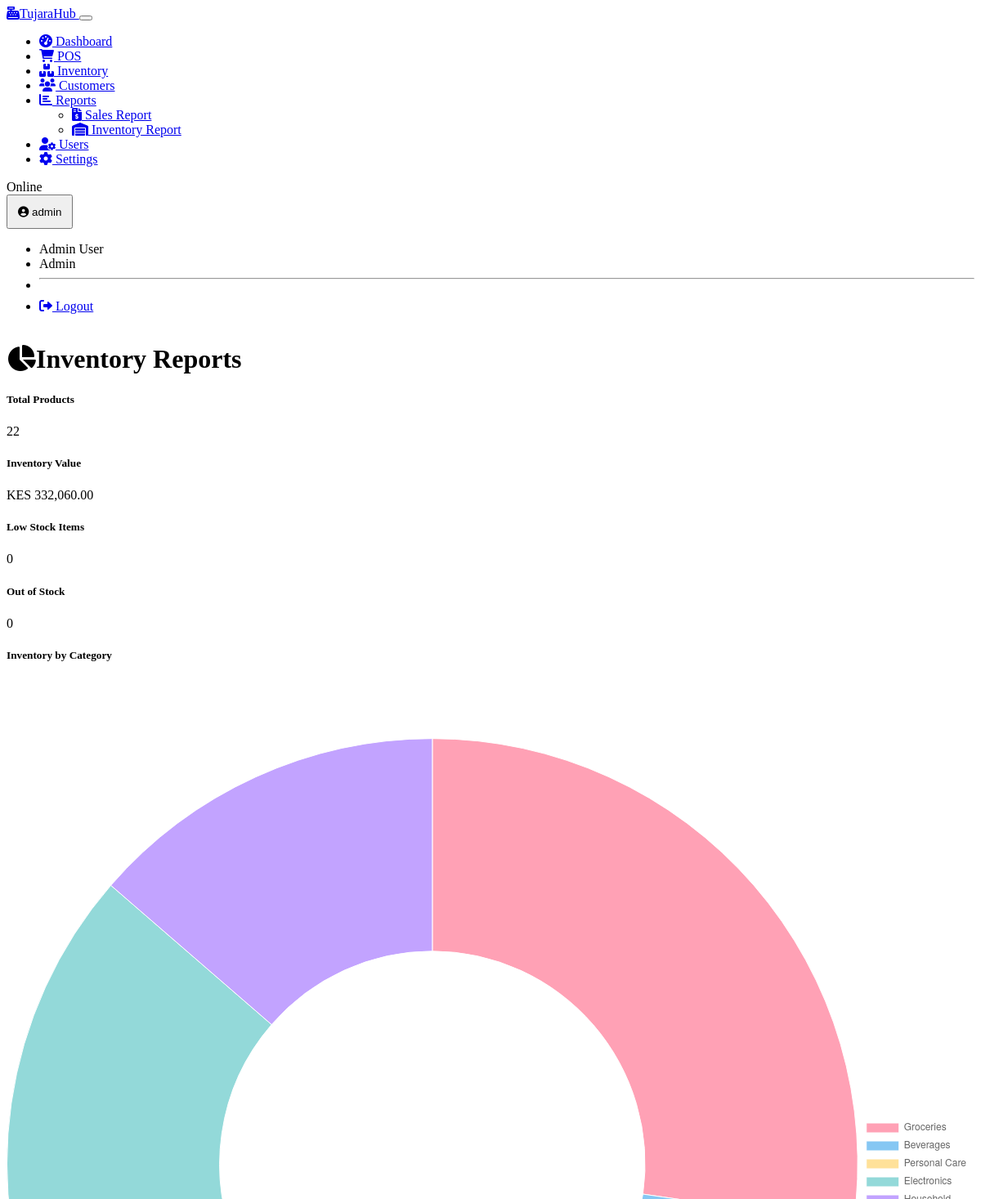
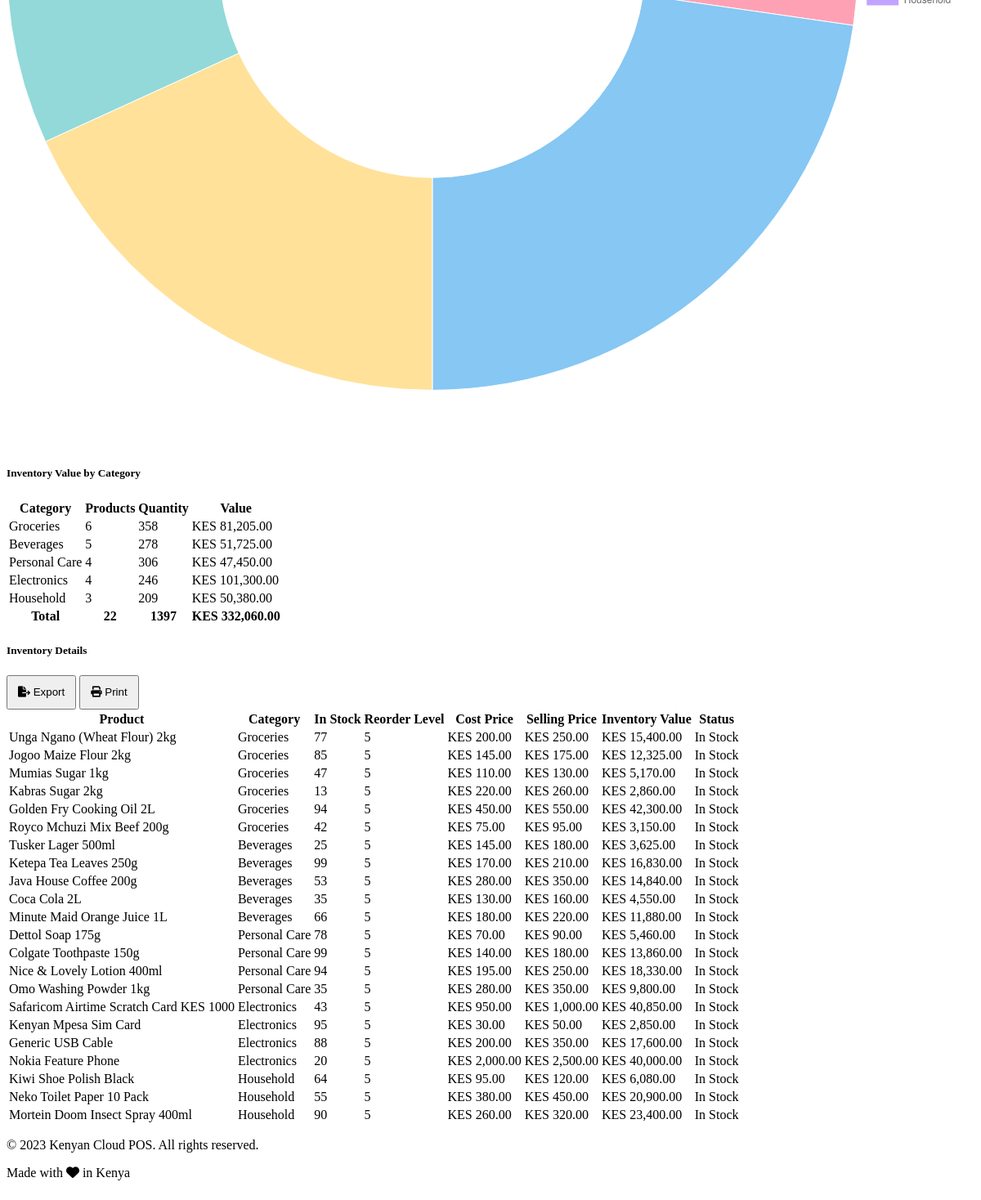
Page /reports/inventory (signed in) on the earlier database version (2 pictures, top to bottom).
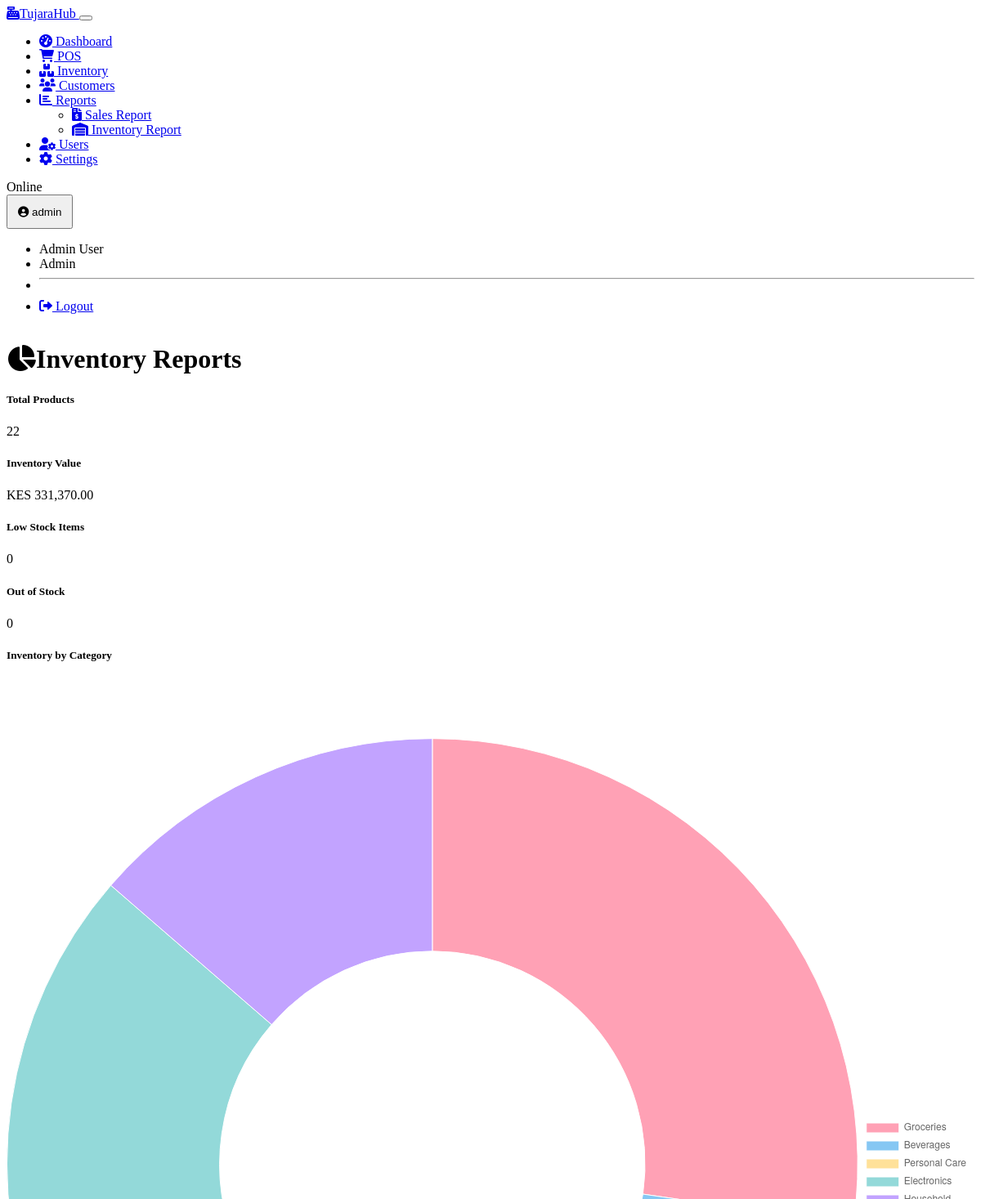
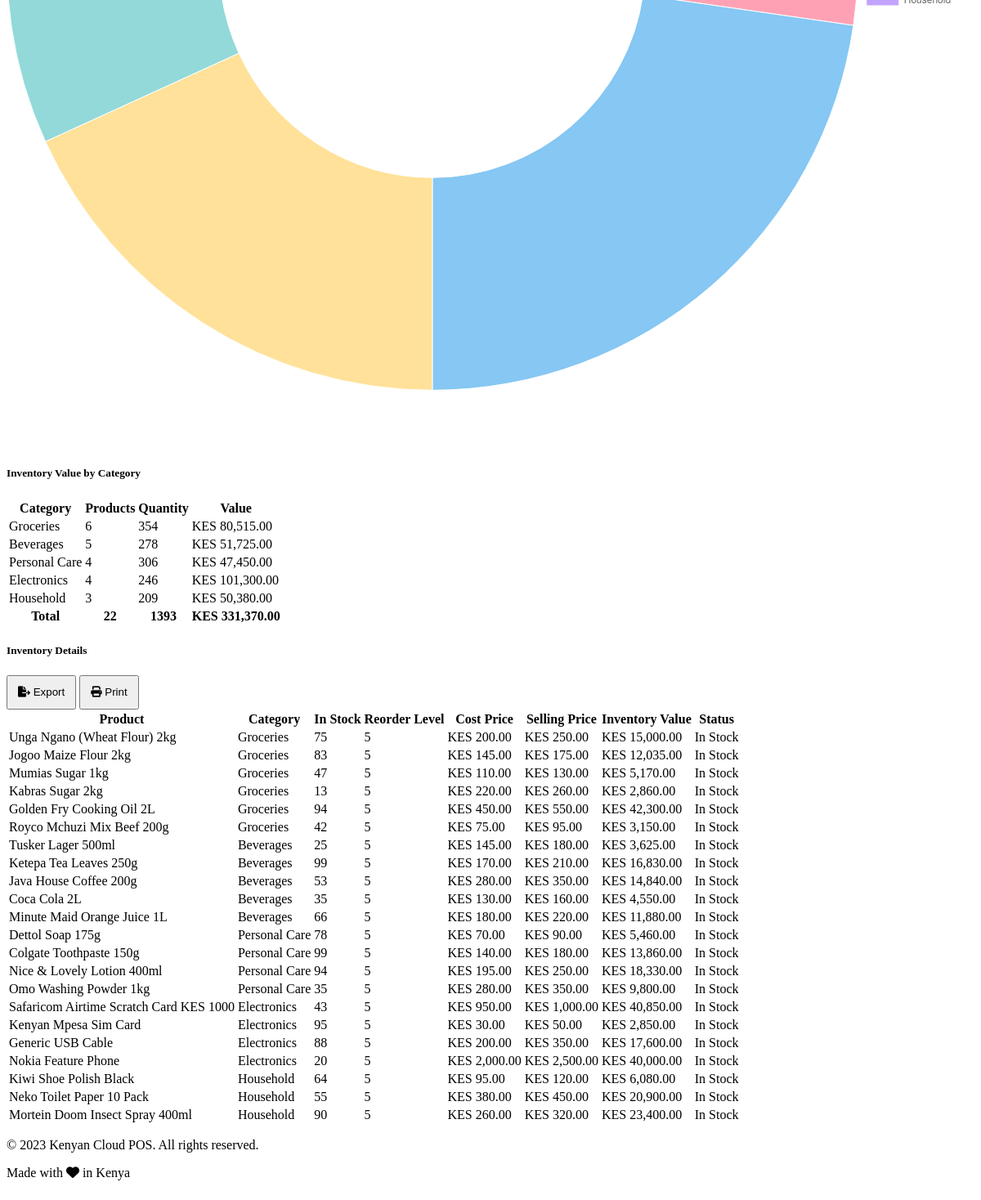
Same page on the later database version (2 pictures, top to bottom).
### models.py (models this page shows, shortened)
class Inventory(db.Model):
    id = db.Column(db.Integer, primary_key=True)
    quantity = db.Column(db.Integer, default=0)
    reorder_level = db.Column(db.Integer, default=5)
    last_restock_date = db.Column(db.DateTime)
    updated_at = db.Column(db.DateTime, default=datetime.utcnow, onupdate=datetime.utcnow)
    product_id = db.Column(db.Integer, db.ForeignKey('product.id'), nullable=False)
    store_id = db.Column(db.Integer, db.ForeignKey('store.id'), nullable=False)
    __table_args__ = (db.UniqueConstraint('product_id', 'store_id', name='_product_store_uc'),)

class Product(db.Model):
    id = db.Column(db.Integer, primary_key=True)
    name = db.Column(db.String(100), nullable=False)
    description = db.Column(db.Text)
    sku = db.Column(db.String(50), unique=True)
    barcode = db.Column(db.String(50), unique=True)
    selling_price = db.Column(db.Float, nullable=False)
    cost_price = db.Column(db.Float, nullable=False)
    tax_rate = db.Column(db.Float, default=0.0)  # VAT rate in percentage
    is_active = db.Column(db.Boolean, default=True)
    created_at = db.Column(db.DateTime, default=datetime.utcnow)
    updated_at = db.Column(db.DateTime, default=datetime.utcnow, onupdate=datetime.utcnow)
    category_id = db.Column(db.Integer, db.ForeignKey('category.id'))
    supplier_id = db.Column(db.Integer, db.ForeignKey('supplier.id'))
    inventory = db.relationship('Inventory', backref='product', lazy=True)
    sale_items = db.relationship('SaleItem', backref='product', lazy=True)

class Category(db.Model):
    id = db.Column(db.Integer, primary_key=True)
    name = db.Column(db.String(100), nullable=False)
    description = db.Column(db.String(255))
    products = db.relationship('Product', backref='category', lazy=True)

### routes.py (the view)
    @app.route('/reports/inventory')
    @login_required
    @not_cashier_required
    def inventory_report():
        store_id = session.get('store_id')
        inventory_items = (
            db.session.query(Product, Inventory, Category)
            .join(Inventory, Product.id == Inventory.product_id)
            .outerjoin(Category, Product.category_id == Category.id)
            .filter(Inventory.store_id == store_id)
            .all()
        )
        total_value = sum(item[0].cost_price * item[1].quantity for item in inventory_items)
        categories = {}
        for product, inventory, category in inventory_items:
            category_name = category.name if category else "Uncategorized"
            if category_name not in categories:
                categories[category_name] = {
                    'count': 0,
                    'quantity': 0,
                    'value': 0
                }
            categories[category_name]['count'] += 1
            categories[category_name]['quantity'] += inventory.quantity
            categories[category_name]['value'] += product.cost_price * inventory.quantity
        return render_template(
            'reports/inventory.html',
            inventory_items=inventory_items,
            total_value=total_value,
            categories=categories
        )

### auth.py (called while the page is built)
def login_required(view):
    @wraps(view)
    def wrapped_view(**kwargs):
        if not session.get('user_id'):
            return redirect(url_for('login'))
        return view(**kwargs)
    return wrapped_view

def not_cashier_required(view):
    @wraps(view)
    def wrapped_view(**kwargs):
        if not session.get('user_id'):
            return redirect(url_for('login'))
        if session.get('role') == Role.EMPLOYEE:
            flash('Employees do not have access to this area.', 'danger')
            return redirect(url_for('pos'))
        return view(**kwargs)
    return wrapped_view

def load_logged_in_user():
    user_id = session.get('user_id')
    if user_id is None:
        g.user = None
    else:
        try:
            g.user = User.query.get(user_id)
        except Exception:
            g.user = None

### models.py (called while the page is built)
    @property
    def full_name(self):
        return f"{self.first_name} {self.last_name}"

### templates/reports/inventory.html (shortened to what the changed rows need)
{% extends 'base.html' %}
{% block content %}
<div class="container">
    <h1 class="mb-4"><i class="fas fa-chart-pie me-2"></i>Inventory Reports</h1>
    <div class="row mb-4">
        <div class="col-md-3">
            <div class="card bg-success bg-opacity-10 h-100">
                <div class="card-body text-center">
                    <h5 class="card-title text-success">Inventory Value</h5>
                    <div class="display-5">KES {{ "{:,.2f}".format(total_value) }}</div>
                </div>
            </div>
        </div>
    </div>
    <div class="row mb-4">
        <div class="col-md-6">
            <div class="card h-100">
                <div class="card-body">
                    <table class="table">
                        <thead>
                            <tr>
                                <th>Category</th>
                                <th class="text-center">Products</th>
                                <th class="text-center">Quantity</th>
                                <th class="text-end">Value</th>
                            </tr>
                        </thead>
                        <tbody>
                            {% for category_name, data in categories.items() %}
                            <tr>
                                <td>{{ category_name }}</td>
                                <td class="text-center">{{ data.count }}</td>
                                <td class="text-center">{{ data.quantity }}</td>
                                <td class="text-end">KES {{ "{:,.2f}".format(data.value) }}</td>
                            </tr>
                            {% endfor %}
                            <tr class="table-light">
                                <th>Total</th>
                                <th class="text-center">{{ inventory_items|length }}</th>
                                <th class="text-center">{{ categories.values()|map(attribute='quantity')|sum }}</th>
                                <th class="text-end">KES {{ "{:,.2f}".format(total_value) }}</th>
                            </tr>
                        </tbody>
                    </table>
                </div>
            </div>
        </div>
    </div>
    <div class="card">
        <div class="card-body p-0">
            <div class="table-responsive">
                <table class="table table-hover">
                    <thead>
                        <tr>
                            <th>Product</th>
                            <th>Category</th>
                            <th class="text-center">In Stock</th>
                            <th class="text-center">Reorder Level</th>
                            <th class="text-end">Cost Price</th>
                            <th class="text-end">Selling Price</th>
                            <th class="text-end">Inventory Value</th>
                            <th class="text-center">Status</th>
                        </tr>
                    </thead>
                    <tbody>
                        {% if inventory_items %}
                            {% for product, inventory, category in inventory_items %}
                            <tr class="{% if inventory.quantity <= 0 %}table-danger{% elif inventory.quantity <= inventory.reorder_level %}table-warning{% endif %}">
                                <td>{{ product.name }}</td>
                                <td>{{ category.name if category else 'Uncategorized' }}</td>
                                <td class="text-center">{{ inventory.quantity }}</td>
                                <td class="text-center">{{ inventory.reorder_level }}</td>
                                <td class="text-end">KES {{ "{:,.2f}".format(product.cost_price) }}</td>
                                <td class="text-end">KES {{ "{:,.2f}".format(product.selling_price) }}</td>
                                <td class="text-end">KES {{ "{:,.2f}".format(product.cost_price * inventory.quantity) }}</td>
                                <td class="text-center">
                                    {% if inventory.quantity <= 0 %}
                                    <span class="badge bg-danger">Out of Stock</span>
                                    {% elif inventory.quantity <= inventory.reorder_level %}
                                    <span class="badge bg-warning text-dark">Low Stock</span>
                                    {% else %}
                                    <span class="badge bg-success">In Stock</span>
                                    {% endif %}
                                </td>
                            </tr>
                            {% endfor %}
                        {% else %}
                            <tr>
                                <td colspan="8" class="text-center py-4">No inventory data available</td>
                            </tr>
                        {% endif %}
                    </tbody>
                </table>
            </div>
        </div>
    </div>
</div>
{% endblock %}
{% block extra_js %}
<script>
    document.addEventListener('DOMContentLoaded', function() {
        // Category chart
        const categoryCanvas = document.getElementById('category-chart');
        if (categoryCanvas) {
            // Prepare data from categories
            const categoryData = {
                {% for category_name, data in categories.items() %}
                "{{ category_name }}": {{ data.count }},
                {% endfor %}
            };
            const labels = Object.keys(categoryData);
            const data = Object.values(categoryData);
            // Generate colors
            const backgroundColors = [
                'rgba(255, 99, 132, 0.6)',
                'rgba(54, 162, 235, 0.6)',
                'rgba(255, 206, 86, 0.6)',
                'rgba(75, 192, 192, 0.6)',
                'rgba(153, 102, 255, 0.6)',
                'rgba(255, 159, 64, 0.6)',
                'rgba(199, 199, 199, 0.6)'
            ];
            const categoryChart = new Chart(categoryCanvas, {
                type: 'doughnut',
                data: {
                    labels: labels,
                    datasets: [{
                        data: data,
                        backgroundColor: backgroundColors.slice(0, labels.length),
                        borderWidth: 1
                    }]
                },
                options: {
                    responsive: true,
                    plugins: {
                        legend: {
                            position: 'right',
                        },
                        tooltip: {
                            callbacks: {
                                label: function(context) {
                                    const value = context.raw;
                                    const total = context.dataset.data.reduce((a, b) => a + b, 0);
                                    const percentage = Math.round((value / total) * 100);
                                    return `${context.label}: ${value} products (${percentage}%)`;
                                }
                            }
                        }
                    }
                }
            });
        }
    });
</script>
{% endblock %}

Differences in the rows shown:
changed Inventory "Groceries": quantity "358" → "354"; value "81,205.00" → "80,515.00"
changed through a linked row, Product "Unga Ngano (Wheat Flour) 2kg": quantity "77" → "75"; product.cost_price*inventory.quantity "15,400.00" → "15,000.00"
changed through a linked row, Product "Jogoo Maize Flour 2kg": quantity "85" → "83"; product.cost_price*inventory.quantity "12,325.00" → "12,035.00"
Other differences:
{{ "{:,.2f}".format(total_value) }}: "332,060.00" → "331,370.00"
{{ categories.values()|map(attribute='quantity')|sum }}: "1397" → "1393"
